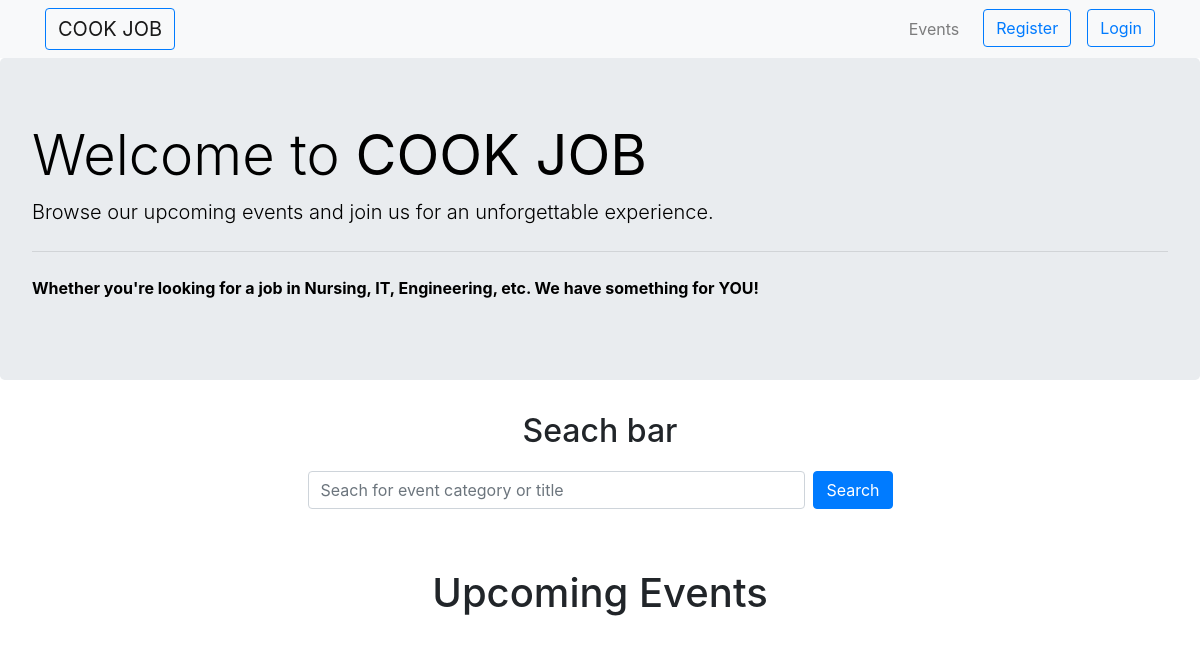
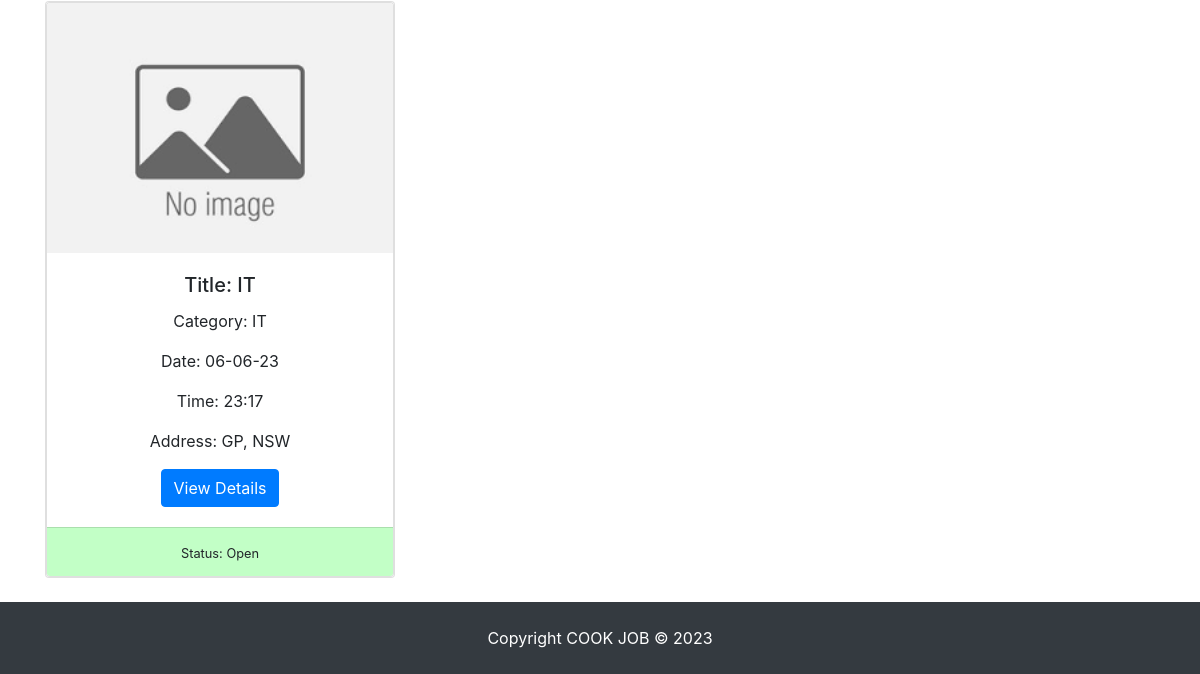
Before: / with the older database file (2 pictures, top to bottom).
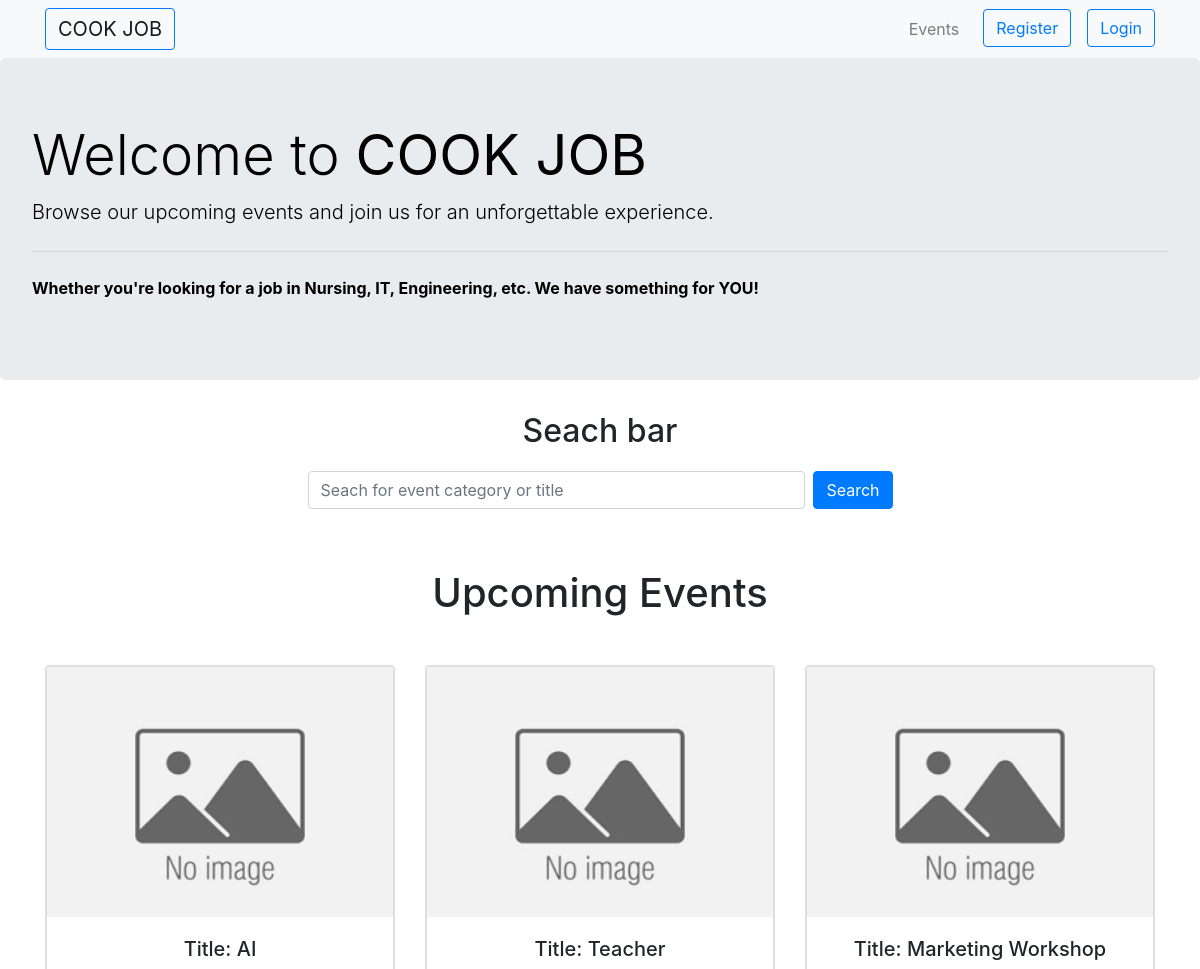
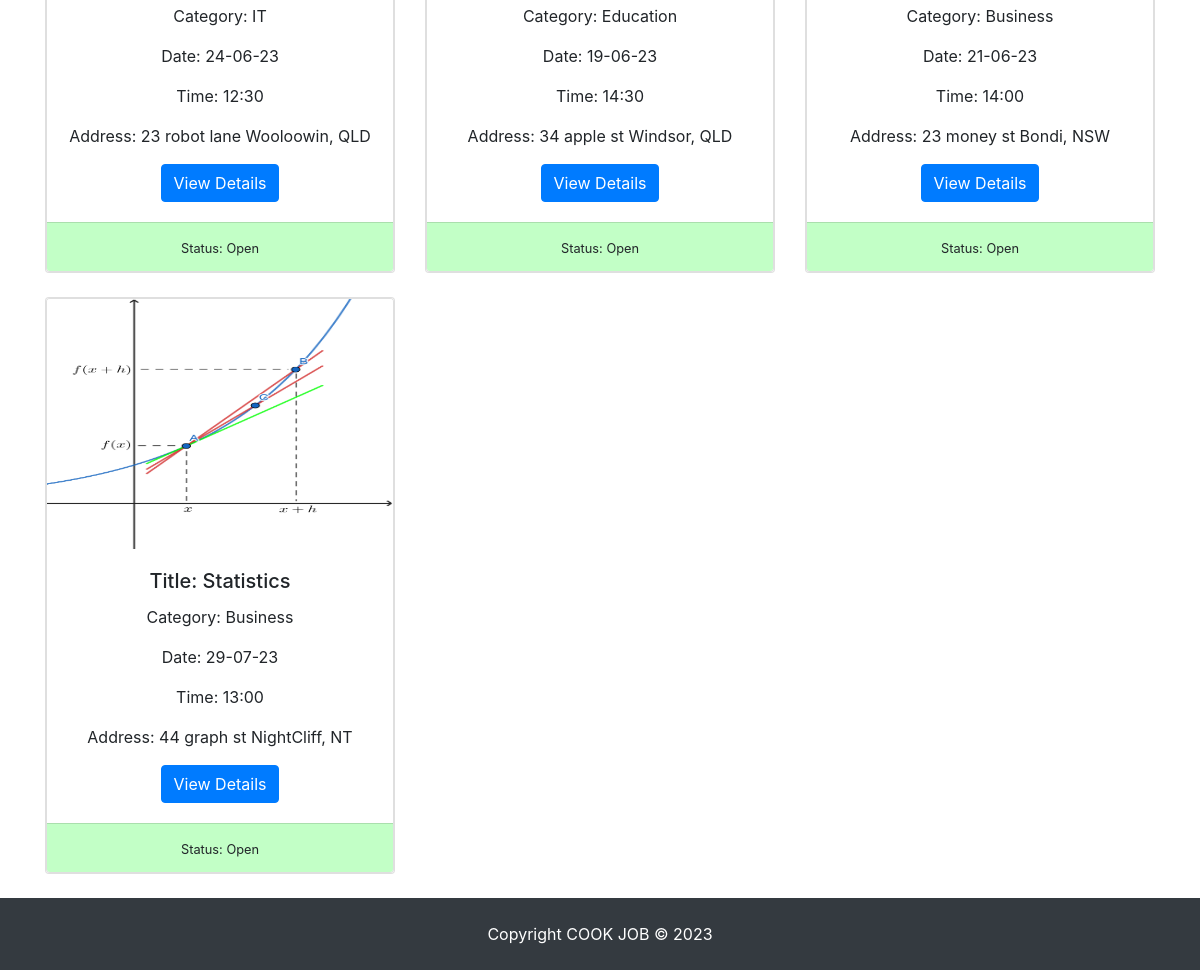
After: the same page with the newer database file (2 pictures, top to bottom).
### cookjob/models.py (models this page shows, shortened)
class Event(db.Model):
    __tablename__ = 'events'
    id = db.Column(db.Integer, primary_key=True)
    user_id = db.Column(db.String(100), nullable=False)
    title = db.Column(db.String(100), nullable=False)
    description = db.Column(db.Text, nullable=False)
    date = db.Column(db.DateTime, nullable=False)
    time = db.Column(db.Time, nullable=False)
    address = db.Column(db.String(100), nullable=False)
    states = db.Column(db.String(100), nullable=False)
    image = db.Column(db.String(255))
    postgraduate = db.Column(db.Integer, nullable=False)
    student = db.Column(db.Integer, nullable=False)
    concession = db.Column(db.Integer, nullable=False)
    category = db.Column(db.String(100), nullable=False)
    status = db.Column(db.String(100), nullable=False)
    comments = db.relationship('Comment', backref='event', cascade='all, delete-orphan', lazy=True)

### cookjob/__init__.py (the view)
    @app.route('/', methods=['GET'])
    def index():
        userid = session.get('userid', None)
        events = Event.query.filter(Event.status=="Open")
        return render_template('index.html', events=events, userid=userid)

### cookjob/templates/index.html (shortened to what this page needs)
{% extends 'base.html' %}
{% block css %}
<link rel="stylesheet" href="{{ url_for('static', filename='/index.css') }}">
{% endblock%}
{% block content %}
<body>
    <nav class="navbar navbar-expand-lg navbar-light bg-light">
        <div class="container">
            <a class="navbar-brand mr-auto btn btn-outline-primary" href="/">COOK JOB</a>
            <ul class="navbar-nav flex-row ml-auto">
                <li class="nav-item">
                    <a class="nav-link" href="/events">Events</a>
                </li>
                {% if not userid %}
                <li class="nav-item">
                    <a class="btn btn-outline-primary ml-3" href="/register">Register </a>
                </li>
                {% endif %}
                {% if not userid %}
                <li class="nav-item">
                    <a class="btn btn-outline-primary ml-3" href="/login">Login</a>
                </li>
                {% endif %}
            </ul>
        </div>
    </nav>
    <div class="jumbotron jumbotron-with-bg-image">
        <h1 class="display-4">Welcome to <b>COOK JOB</b> </h1>
        <p class="lead">Browse our upcoming events and join us for an unforgettable experience.</p>
        <hr class="my-4">
        <p><b>Whether you're looking for a job in Nursing, IT, Engineering, etc. We have something for YOU!</b></p>
    </div>
    <h2 class="center">Seach bar</h2>
    <div class="row mt-3 mb-3">
        <div class="col-md-6 offset-md-3">
            <form class="form-inline d-flex flex-nowrap" action="{{ url_for('search', events_id=events.id)}}">
                <input type="text" name="search" class="form-control flex-grow-1 my-1 mr-sm-2" id="SearchForm"
                    placeholder="Seach for event category or title">
                <button type="submit" class="flex-shrink-1 btn btn-primary my-1">Search</button>
            </form>
        </div>
    </div>
    <h1 class="center pad">Upcoming Events</h1>
    <div class="container">
        <div class="row">
            {% for event in events %}
            <div class="col-md-4">
                <div class="card mb-4 box-shadow">
                    <div class="card center">
                        {% if event.image %}
                        <img class="card-img-top" style="height:250px;"
                            src="{{ url_for('static', filename=event.image) }}" alt="Event Image">
                        {% else %}
                        <img class="card-img-top" style="height:250px;"
                            src="{{ url_for('static', filename='uploads/default_image.png') }}" alt="Default Image">
                        {% endif %}
                        <div class="card-body">
                            <h5 class="card-title">Title: {{ event.title }}</h5>
                            <p class="card-text">Category: {{ event.category }}</p>
                            <p class="card-text">Date: {{ event.date.strftime("%d-%m-%y") }}</p>
                            <p class="card-text">Time: {{ event.time.strftime("%H:%M") }}</p>
                            <p class="card-text">Address: {{ event.address }}, {{ event.states }}</p>
                            <a href="{{ url_for('event_details', event_id=event.id) }}">
                                <button type="button" class="btn btn-primary">View Details</button>
                            </a>
                        </div>
                        <div class="card-footer" id="{{ event.status }}">
                            <small>Status: {{ event.status }}</small>
                        </div>
                    </div>
                </div>
            </div>
            {% endfor %}
        </div>
    </div>
    {% endblock%}

Changed rows visible on the page:
no longer on this page (row edited): Event: title "IT", category "IT", date "06-06-23", time "23:17", address "GP", states "NSW", status "Open"
added Event: title "AI", category "IT", date "24-06-23", time "12:30", address "23 robot lane Wooloowin", states "QLD", status "Open"
added Event: title "Teacher", category "Education", date "19-06-23", time "14:30", address "34 apple st Windsor", states "QLD", status "Open"
added Event: title "Marketing Workshop", category "Business", date "21-06-23", time "14:00", address "23 money st Bondi", states "NSW", status "Open"
added Event: image (picture), title "Statistics", category "Business", date "29-07-23", time "13:00", address "44 graph st NightCliff", states "NT", status "Open"
